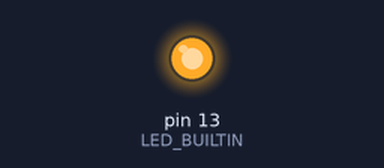
Simulated run of this sketch. Board: Arduino Uno, built with avr-gcc and run on an emulated ATmega328P. On the bench: output pins drawn as LEDs (lit = HIGH).

Above: at 0.8 s.
At 3.6 s:
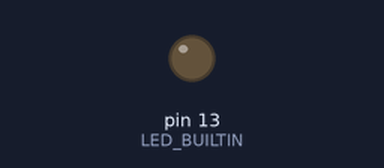
Timing chart, 0 to 4.6 s (numbered marks = the images above):
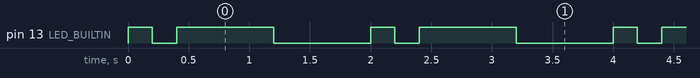

Measured:
- by itself, pin 13 (LED_BUILTIN): repeats every 2.0 s: LOW 0.20 s, HIGH 0.80 s, LOW 0.80 s, HIGH 0.20 s
- by itself, everything shown: repeats every 2.0 s, in 4 steps

The sketch:

Story_1.ino
```cpp
// C++ code for Arduino for blinking LED
//
void setup() {
  pinMode(LED_BUILTIN, OUTPUT);
}

void loop() {
  // Fast blink
  digitalWrite(LED_BUILTIN, HIGH);
  delay(200);
  digitalWrite(LED_BUILTIN, LOW);
  delay(200);

  // Slow blink
  digitalWrite(LED_BUILTIN, HIGH);
  delay(800);
  digitalWrite(LED_BUILTIN, LOW);
  delay(800);
}
```
